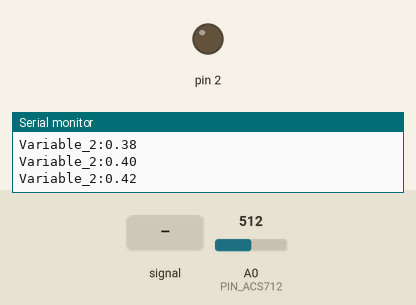
Recording of a sketch running on a simulated Arduino Uno, built with avr-gcc and run on an emulated ATmega328P. On the bench: output pins drawn as LEDs (lit = HIGH), the last lines printed to the serial monitor. Inputs (shaded band) come from the test bench; at power-on: A0 (PIN_ACS712) = 512.

Above: at 1.2 s.
1.3 s: A0 (PIN_ACS712) fed a 2 Hz sine of ±306 counts around its level
At 1.48 s:
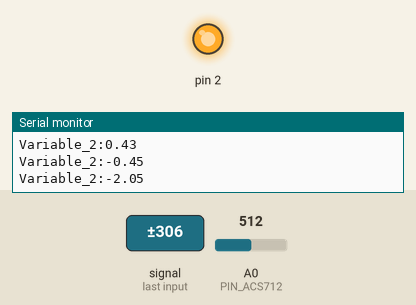
4.3 s: A0 (PIN_ACS712) set to 716
At 5.1 s:
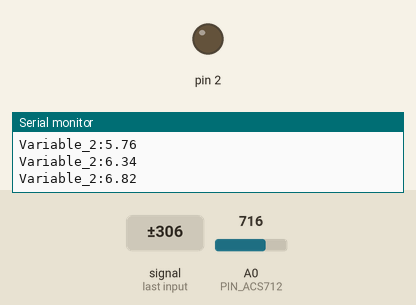
5.8 s: A0 (PIN_ACS712) set to 510
8.8 s: A0 (PIN_ACS712) set to 496
At 10.5 s:
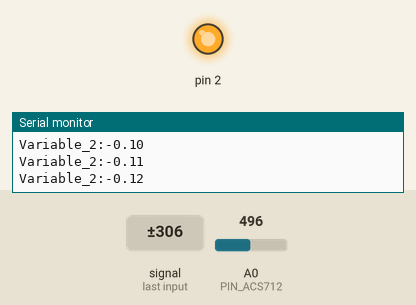
11.5 s: A0 (PIN_ACS712) fed a 50 Hz sine of ±306 counts around its level
At 12.9 s:
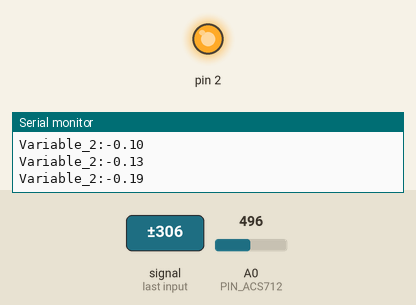
Timing chart, 0 to 14.1 s (numbered marks = the images above; inputs shaded):
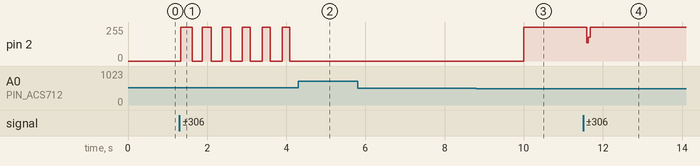

The sketch:

sketch_apr22a.ino
```cpp
float zero_senseur;
int PIN_ACS712 = A0;

// Obtient la valeur du senseur de courant ACS712
//
// Effectue plusieurs lecture et calcule la moyenne pour pondérer
// la valeur obtenue.
float valeurACS712( int pin ){
  int valeur;
  float moyenne = 0;

  int nbr_lectures = 50;
  for( int i = 0; i < nbr_lectures; i++ ){
      valeur = analogRead( pin );
      moyenne = moyenne + float(valeur);
  }
  moyenne = moyenne / float(nbr_lectures);
  return moyenne;
}

void setup(){
  pinMode(2, OUTPUT);
  // calibration du senseur  (SANS COURANT)
  zero_senseur = 500;

  Serial.begin( 9600 );
}

float courant;
float courant_efficace;
float tension_efficace = 12; // tension efficace du réseau electrique
float puissance_efficace;
float ACS712_RAPPORT = 100; // nbr de millivolts par ampère

float puissanceMean = 0.0f;
int count = 0;
void loop(){
  float valeur_senseur = valeurACS712( PIN_ACS712 );
  // L'amplitude en courant est ici retournée en mA
  // plus confortable pour les calculs
  courant = (float)(valeur_senseur-zero_senseur)/1024*5/ACS712_RAPPORT*100000;
  // Courant efficace en mA
  courant_efficace = courant / 1.414; // divisé par racine de 2

  // Calcul de la puissance.
  //    On divise par 1000 pour transformer les mA en Ampère
  puissance_efficace = (courant_efficace * tension_efficace/1000);

  /*Serial.println( "zero_senseur - lecture - courant efficace (mA) - Puissance (W)" );
  Serial.print( zero_senseur );
  Serial.print( " - " );
  Serial.print( valeur_senseur );
  Serial.print( " - " );
  Serial.print( courant_efficace );
  Serial.print( "mA -:" );
  Serial.print( puissance_efficace );
  Serial.println( " W" );*/
  puissanceMean = puissanceMean*0.99 + puissance_efficace*0.01;
//  Serial.print("Variable_1:");
//  Serial.print( puissance_efficace );

count+=1;
if(count%20==0)
{
  Serial.print("Variable_2:");
  Serial.println( puissanceMean );
}

  if(puissanceMean < -0.075)
  {
    digitalWrite(2, HIGH);
  }
  if(puissanceMean > -0.06)
    digitalWrite(2,LOW);
  //delay( 10 ); // attendre une seconde
}
```

Measured:
- the behaviour switches between 497 and 496 on A0 (PIN_ACS712) (found by bisection; images 2 and 3)
- after the input at 1.3 s, pin 2: 0/255 → 255/255 at once, then repeats every 0.48 s: 0/255 0.25 s, 255/255 0.23 s
- after the input at 4.3 s, pin 2: stops changing and stays 0/255
- after the input at 8.8 s, pin 2: 0/255 → 255/255 after 1.2 s
- after the input at 11.5 s, pin 2: 255/255 → 138/255 after 0.09 s, → 177/255 0.04 s later, → 255/255 0.05 s later
